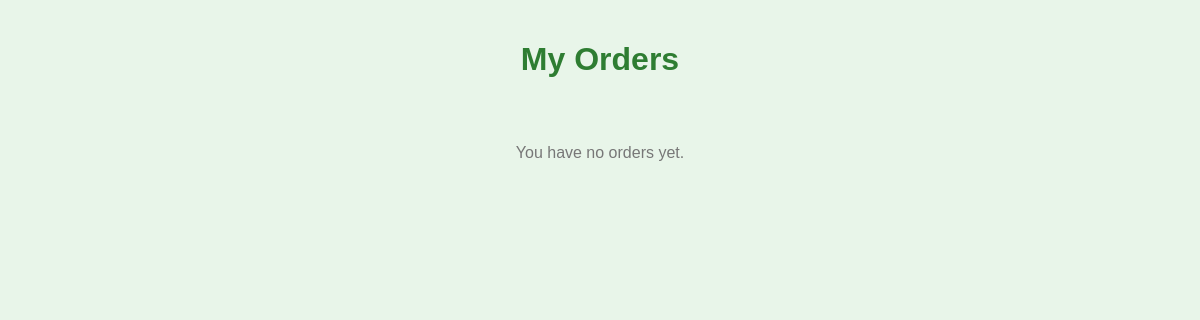
Page /order/myorder/ (signed in) on the earlier database version.
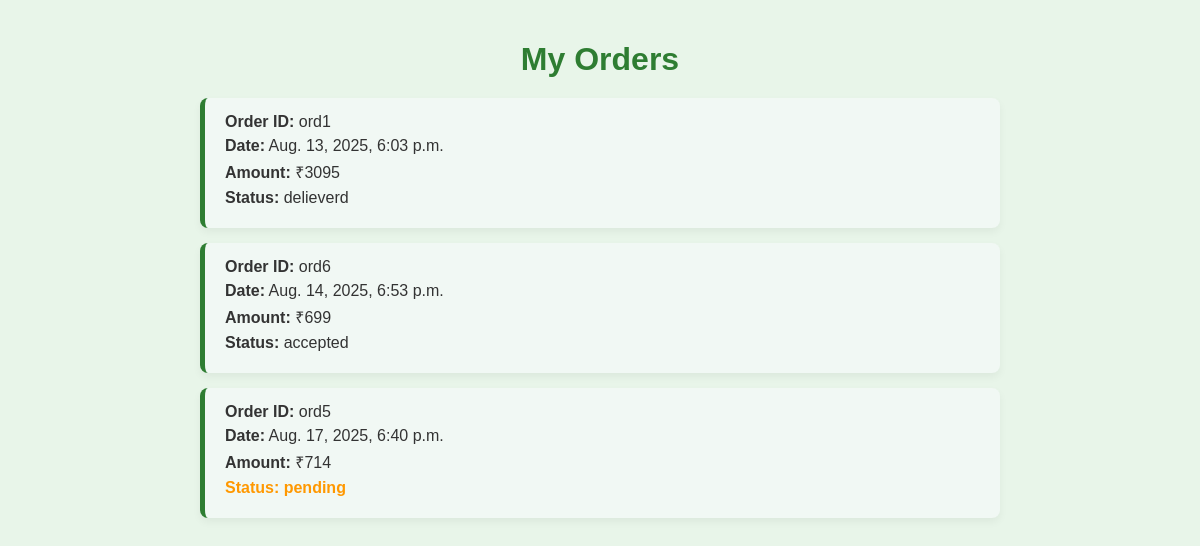
Same page on the later database version.
### order/models.py (models this page shows, shortened)
class Order(models.Model):
    status_choices=[
        ('pending','pending'),
        ('accepted','accepted'),
        ('delieverd','delieverd'),
        ('cancelled','cancelled')
    ]
    order_id = models.CharField(max_length=12, blank=False)
    user = models.ForeignKey(User, on_delete=models.CASCADE, related_name='order')
    amount = models.PositiveBigIntegerField()
    date_ordered = models.DateTimeField(default=timezone.now)
    status = models.CharField(max_length=20, choices=status_choices,default='pending')
    payment_mode = models.CharField(max_length=20)

### order/views.py (the view)
# urls.py: path('myorder/',views.my_order,name='myorder'),
@login_required
def my_order(request):
    orders = Order.objects.filter(user=request.user)
    return render(request,'order/myorder.html',{'orders':orders})

### order/templates/order/myorder.html (shortened to what this page needs)
<!DOCTYPE html>
{% load static %}
<html lang="en">
<head>
    <link rel="stylesheet" href="{% static 'css/stylemyorder.css' %}">
</head>
<body>
    <h1>My Orders</h1>
    <div class="orders-container">
        {% for order in orders %}
        <a href="{% url 'orderdetails' order.order_id %}" class="order-card">
            <div class="order-id"><strong>Order ID:</strong> {{ order.order_id }}</div>
            <div class="order-date"><strong>Date:</strong> {{ order.date_ordered }}</div>
            <div class="order-amount"><strong>Amount:</strong> ₹{{ order.amount }}</div>
            <div class="order-status status-{{ order.status|lower }}">
                <strong>Status:</strong> {{ order.status }}
            </div>
        </a>
        {% empty %}
        <p class="no-orders">You have no orders yet.</p>
        {% endfor %}
    </div>
</body>
</html>

Differences in the rows shown:
added Order: order_id "ord1", date_ordered "Aug. 13, 2025, 6:03 p.m.", amount "3095", status "delieverd"
added Order: order_id "ord6", date_ordered "Aug. 14, 2025, 6:53 p.m.", amount "699", status "accepted"
added Order: order_id "ord5", date_ordered "Aug. 17, 2025, 6:40 p.m.", amount "714", status "pending"
Other differences:
text no longer shown: "You have no orders yet."
